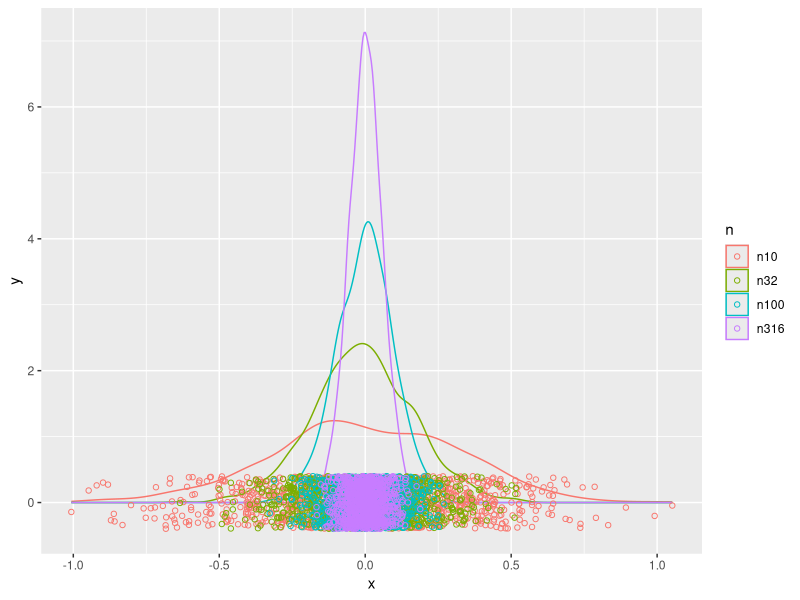

R code for this plot: (Note: this script raises an error after producing the figure.)
## ---- chunk 1
n <- 10
B <- 4

set.seed(540) # to obtain deterministic results
x <- matrix(rnorm(n*B), nrow = n)

#check the data
str(x)
head(x)
## ---- chunk 2
rownames(x) <- sprintf("obs%02d", 1:n)
colnames(x) <- sprintf("samp%02d", 1:B)
x #check what this looks like
colMeans(x) #fast way compute the means for all the samples
## ---- chunk 3
mean(x) #true mean
mean(colMeans(x)) #sample mean
## ---- chunk 4
n <- 10
B <- 4
set.seed(77) # to obtain deterministic results
x <- matrix(rnorm(n*B), nrow = n)
colMeans(x)
mean(x) #true mean
mean(colMeans(x)) #sample mean
## ---- chunk 5
B = 1000
#generate data
n10 <- colMeans(matrix(rnorm(10*B), nrow = 10))
n100 <- colMeans(matrix(rnorm(100*B), nrow = 100))
n1000 <- colMeans(matrix(rnorm(1000*B), nrow = 1000))
n10000 <- colMeans(matrix(rnorm(10000*B), nrow = 10000))

lawDat <- data.frame( sampSize = c(10,100,1000,10000), trueSEM = 1/sqrt(c(10,100,1000,10000)), obsSEM = c( sd(n10), sd(n100), sd(n1000), sd(n10000)), sampMeanIQR = c(IQR(n10), IQR(n100),IQR(n1000),IQR(n10000)), sampleMeanMad = c(mad(n10),mad(n100),mad(n1000),mad(n10000)))

lawDat
## ---- chunk 6
#generate data
n10 <- colMeans(matrix(rnorm(10*B, sd = 2), nrow = 10))
n100 <- colMeans(matrix(rnorm(100*B, sd = 2), nrow = 100))
n1000 <- colMeans(matrix(rnorm(1000*B, sd = 2), nrow = 1000))
n10000 <- colMeans(matrix(rnorm(10000*B, sd = 2), nrow = 10000))

lawDat <- data.frame( sampSize = c(10,100,1000,10000), trueSEM = 1/sqrt(c(10,100,1000,10000)) * 2, obsSEM = c( sd(n10), sd(n100), sd(n1000), sd(n10000)), sampMeanIQR = c(IQR(n10), IQR(n100),IQR(n1000),IQR(n10000)), sampleMeanMad = c(mad(n10),mad(n100),mad(n1000),mad(n10000)))

lawDat
## ---- chunk 7
normSamp <- rnorm(10000)
#pick a threshold lets say 0.5 sd from the mean
pnorm(0.5)
length(normSamp[normSamp <= 0.5])/10000
## ---- chunk 8
samp <- rnorm(10000, sd = 2)
#pick a threshold lets say 0.5 sd from the mean
pnorm(0.5, sd = 2)
length(samp[samp <= 0.5])/10000
## ---- chunk 9
samp <- rnorm(100, sd = 2)
#pick a threshold lets say 0.5 sd from the mean
pnorm(0.5, sd = 2)
length(samp[samp <= 0.5])/100
## ---- chunk 10
samp <- rnorm(10000, sd = 2)
#pick a threshold lets say 1.1 sd from the mean
pnorm(1.1, sd = 2, lower.tail = FALSE)
length(samp[samp > 1.1])/10000
## ---- chunk 11
samp <- rnorm(10000, sd = 2)
#pick a threshold lets say -0.5 and 1.1 sd from the mean
pnorm(1.1, sd = 2) - pnorm(-0.5, sd = 2)
length(samp[samp <= 1.1 & samp >= -0.5])/10000
## ---- chunk 12
samp <- rnorm(10000, sd = 2)
#pick a threshold lets say -0.5 and 1.1 sd from the mean
pnorm(1.1, sd = 2) - pnorm(-0.5, sd = 2)
length(samp[samp <= 1.1 & samp >= -0.5])/10000
## ---- chunk 13
library(ggplot2)
B <- 1000
n <- round(10^(seq(from = 1, to = 2.5, length = 4)), 0)
names(n) <- paste0("n", n)
getSampleMeans <- function(n, B) colMeans(matrix(rnorm(n * B), nrow = n))
x <- data.frame(sapply(n, getSampleMeans, B))
jFormula <- as.formula(paste("~", paste(names(n), sep = "", collapse = " + ")))
xTallSkinny <- stack(x)
names(xTallSkinny) <- c("x","n")
xTallSkinny$n <- factor(xTallSkinny$n, levels = colnames(x))


plot <- ggplot(xTallSkinny, aes(x, group = n, colour = n)) + geom_density()
plot <- plot + geom_point( aes(x = x, y = 0, group = n, colour = n), position = "jitter", pch = 1)
plot

densityplot(~ x, xTallSkinny, xlab = "sample means", groups = n,
            auto.key = list(x = 0.9, y = 0.9, corner = c(1, 1),
                            reverse.rows = TRUE))
